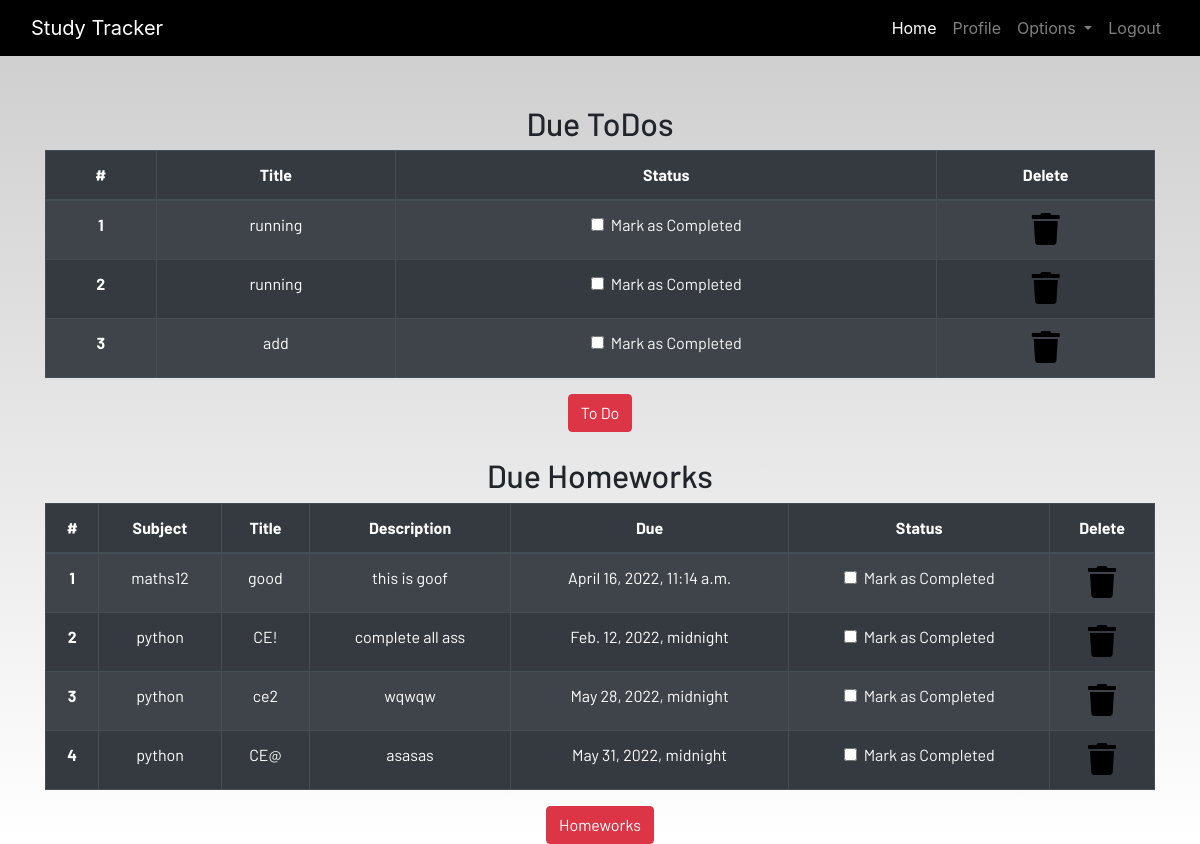
The app's page /profile/ (signed in), older data.
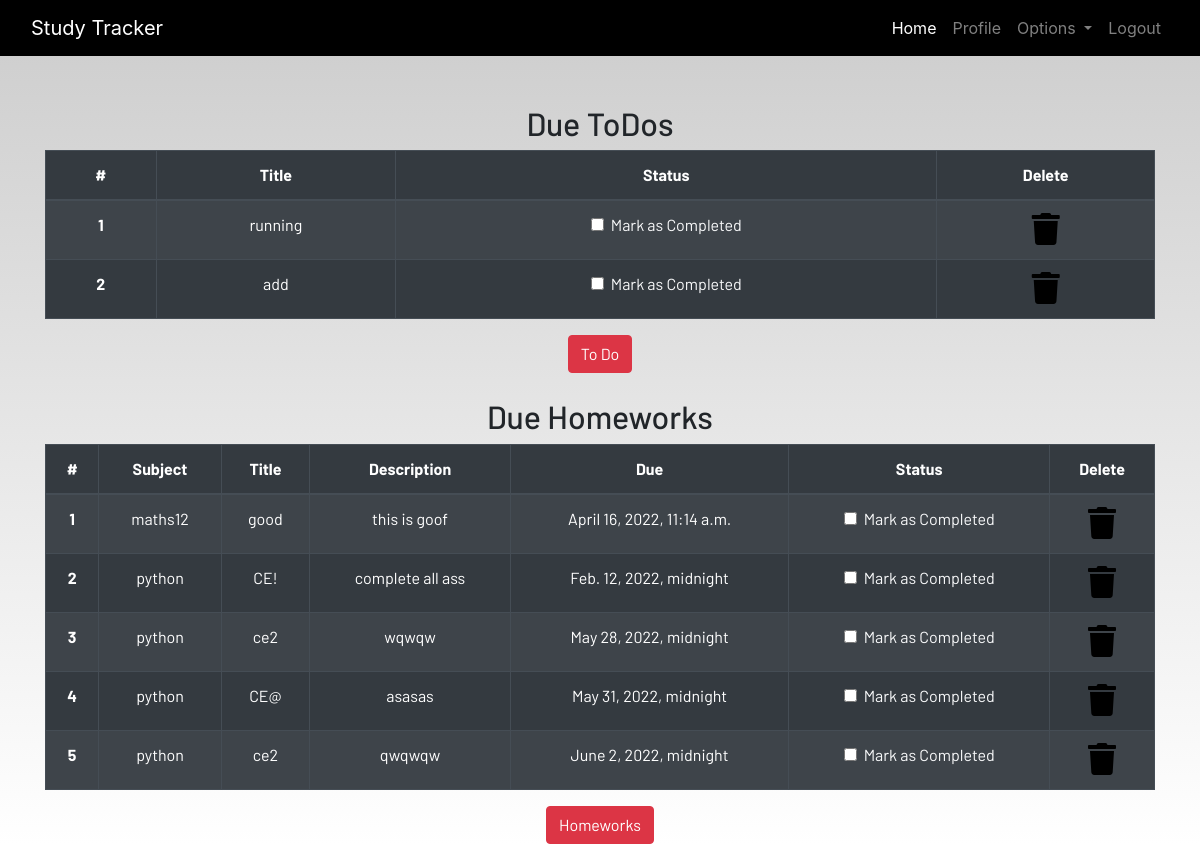
The same page, newer data.
### dashboard/models.py (models this page shows, shortened)
class Todo(models.Model):
    user = models.ForeignKey(User,on_delete=models.CASCADE)
    title = models.CharField(max_length=100)
    is_finished = models.BooleanField(default=False)

class Homework(models.Model):
    user = models.ForeignKey(User,on_delete=models.CASCADE)
    subject = models.CharField(max_length=50)
    title = models.CharField(max_length=100)
    description = models.TextField()
    due = models.DateTimeField()
    is_finished = models.BooleanField(default=False)

### dashboard/views.py (the view)
# urls.py: path('profile/',dash_views.profile,name="profile"),
@login_required
def profile(request):
    homeworks = Homework.objects.filter(is_finished=False,user=request.user)
    todos = Todo.objects.filter(is_finished=False,user=request.user)
    if len(homeworks) == 0:
        homework_done = True
    else:
        homework_done = False
    if len(todos) == 0:
        todos_done = True
    else:
        todos_done = False
    context = {
        'homeworks' : homeworks,
        'todos' : todos,
        'homework_done' : homework_done,
        'todos_done' : todos_done
    }
    return render(request,"dashboard/profile.html",context)

### dashboard/template/dashboard/profile.html
{% extends 'dashboard/base.html' %} {% load static %}
{% load crispy_forms_tags %}
{% block content %}
<section class="text-center">
    <div class="container">
        {% if not todos_done %}
        <h2>Due ToDos</h2>
        <table class="table table-striped table-bordered table-hover table-dark">
            <thead>
                <tr>
                    <th scope="col">#</th>
                    <th scope="col">Title</th>
                    <th scope="col">Status</th>
                    <th scope="col">Delete</th>
                </tr>
            </thead>
            <tbody>
                {% for todo in todos %}
                <tr>
                    <th scope="row">{{forloop.counter}}</th>
                    <td>{{todo.title}}</td>
                    <td>
                        <a href="{% url 'update-todo' todo.id %}">
                            <div class="form-check">
                                {% if todo.is_finished == True %}
                                <input class="form-check-input" type="checkbox" value="" checked >
                                {% else %}
                                <input class="form-check-input" type="checkbox" value=""  >
                                {% endif %}
                                <label class="form-check-label text-light" for="flexCheckDefault">
                                    Mark as Completed
                                </label>
                            </div>
                        </a>
                    </td>
                    <td><a href="{% url 'delete-todo' todo.id %}"><i class="fa fa-trash fa-2x"></i></a></td>
                </tr>
                {% endfor %}
            </tbody>
        </table>
        {% else %}
        <h3>All To dos are completed!!!!</h3>
        {% endif %}
        <a href="{% url 'todo' %}" class="btn btn-danger">To Do</a>
        <br><br>
        {% if not homework_done %}
        <h2>Due Homeworks</h2>
        <table class="table table-striped table-bordered table-hover table-dark">
            <thead>
                <tr>
                    <th scope="col">#</th>
                    <th scope="col">Subject</th>
                    <th scope="col">Title</th>
                    <th scope="col">Description</th>
                    <th scope="col">Due</th>
                    <th scope="col">Status</th>
                    <th scope="col">Delete</th>
                </tr>
            </thead>
            <tbody>
                {% for homework in homeworks %}
                <tr>
                    <th scope="row">{{forloop.counter}}</th>
                    <td>{{homework.subject}}</td>
                    <td>{{homework.title}}</td>
                    <td>{{homework.description}}</td>
                    <td>{{homework.due}}</td>
                    <td>
                        <a href="{% url 'update-homework' homework.id %}">
                            <div class="form-check">
                                {% if homework.is_finished == True %}
                                <input class="form-check-input" type="checkbox" value="" checked >
                                {% else %}
                                <input class="form-check-input" type="checkbox" value=""  >
                                {% endif %}
                                <label class="form-check-label text-light" for="flexCheckDefault">
                                    Mark as Completed
                                </label>
                            </div>
                        </a>
                    </td>
                    <td><a href="{% url 'delete-homework' homework.id %}"><i class="fa fa-trash fa-2x"></i></a></td>
                </tr>
                {% endfor %}
            </tbody>
        </table>
        {% else %}
        <h3>All To homeworks are completed!!!!</h3>
        {% endif %}
        <a href="{% url 'homework' %}" class="btn btn-danger">Homeworks</a>
    </div>
</section>
{% endblock content %}

Row changes from the older to the newer data that the page shows:
no longer on this page (row edited): Todo: title "running"
added Homework: subject "python", title "ce2", description "qwqwqw", due "June 2, 2022, midnight"
